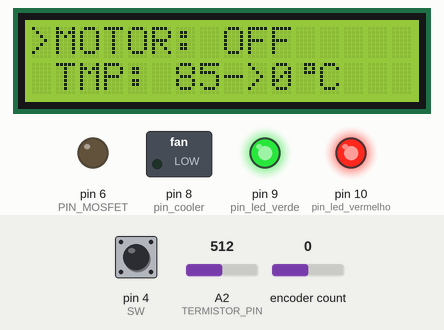
The sketch below on a simulated Arduino Uno, built with avr-gcc and run on an emulated ATmega328P. On the bench: 16×2 character LCD, switched loads named in the sketch (green lamp = pin HIGH), output pins drawn as LEDs (lit = HIGH). Inputs (shaded band) come from the test bench; at power-on: pin 4 (SW) HIGH, A2 (TERMISTOR_PIN) = 512, encoder count 0.

Above: at 2.6 s.
2.7 s: pin 4 (SW) pulled LOW for 1 s
At 4.8 s:
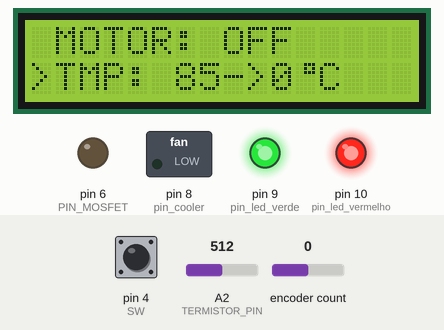
5.2 s: A2 (TERMISTOR_PIN) set to 415
At 6.5 s:
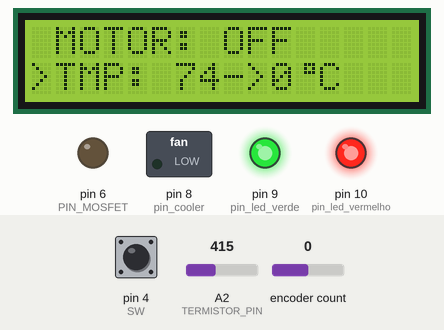
7.5 s: A2 (TERMISTOR_PIN) set to 394
At 9.2 s:
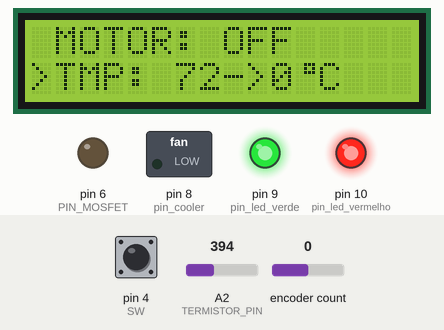
9.5 s: A2 (TERMISTOR_PIN) set to 317
At 10.8 s:
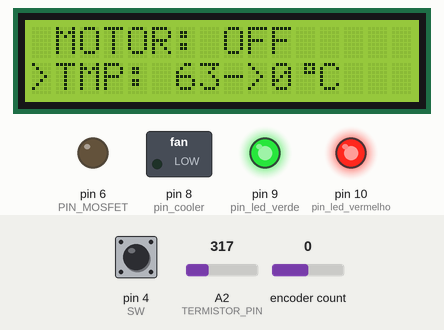
11.5 s: A2 (TERMISTOR_PIN) set to 299
At 12.3 s:
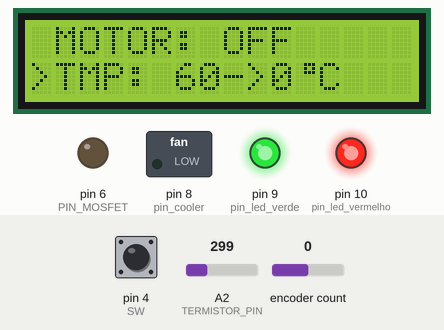
13.5 s: A2 (TERMISTOR_PIN) set to 141
At 14.8 s:
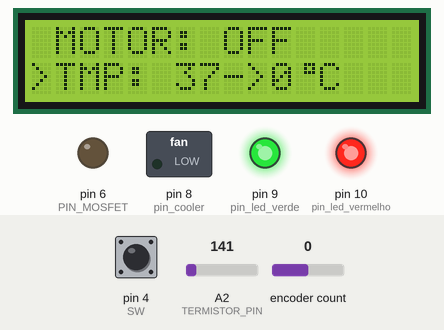
15.1 s: A2 (TERMISTOR_PIN) set to 125
Timing chart, 0 to 18.1 s (numbered marks = the images above; inputs shaded):
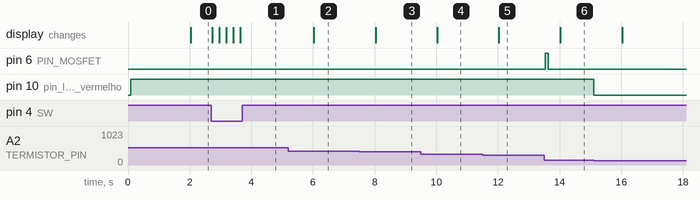

Measured:
- after the input at 2.7 s, the display: changes at once (image 1)
- after the input at 5.2 s, the display: changes after 0.83 s (image 2)
- after the input at 7.5 s, the display: changes after 0.53 s (image 3)
- after the input at 9.5 s, the display: changes after 0.53 s (image 4)
- after the input at 11.5 s, the display: changes after 0.53 s (image 5)
- after the input at 13.5 s, pin 6 (PIN_MOSFET): LOW → HIGH at once, → LOW 0.10 s later; the display: changes after 0.53 s (image 6)
- after the input at 15.1 s, pin 10 (pin_led_vermelho): HIGH → LOW at once

The sketch:

codigo.ino
```cpp
#include <hd44780.h>
#include <hd44780ioClass/hd44780_I2Cexp.h>
#include <Encoder.h>
#include <Stepper.h>
#include <PID_v1.h>

#define pin_cooler 8 // Define o pino do Relé responsável por acionar o cooler

//pino
#define CLK 2
#define DT 5
#define SW 4

#define passosPorRevolucao 240

bool mudandoVEL = true;
bool mudandoTEMP = false;
bool estadoMotor = false;

Encoder r(CLK, DT);
hd44780_I2Cexp lcd(0x27, 16, 2);
Stepper motor(passosPorRevolucao, 12, 13);

long posicao_atual_M = 0;
long posicao_antiga_M = 0;
int velocidade = 750;
int vel_inicial_motor = 400;
int intervalo_M = 1000;
long posicao_anterior_M = 0;
unsigned long tempo_anterior_M = 0;

long posicao_atual_E = 0;
long posicao_antiga_E = 0;
int temperatura = 0;
int temp_atual = 0;
int intervalo_E = 1000;
long posicao_anterior_E = 0;
unsigned long tempo_anterior_E = 0;

byte graus[8] = {
  B00111,
  B00101,
  B00111,
  B00000,
  B00000,
  B00000,
  B00000,
  B00000
};

// Definir o pino do termistor
#define TERMISTOR_PIN A2

// Definir os parâmetros do termistor
#define R0 70000 // resistência nominal do termistor em ohms
#define B 3977 // constante B do termistor em K
#define T0 298.15 // temperatura de referência em K (25°C)

// Definir a resistência do divisor de tensão em ohms
#define R_DIV 10000

// Definir o número de amostras para a média móvel
#define N_SAMPLES 10

// Define as variáveis para o sensor de temperatura e o elemento de aquecimento
#define PIN_MOSFET 6

// Define os parâmetros do controlador PID
#define KP 25
#define KI 14
#define KD 14

//PINOS DOS LEDS
#define pin_led_verde 9
#define pin_led_vermelho 10

double input, output, setpoint;
// Cria uma instância do controlador PID
PID myPID(&input, &output, &setpoint, KP, KI, KD, DIRECT);

unsigned long previousMillis = 0;  // Armazena o valor de millis() na última execução
const long interval = 2000;  // Intervalo desejado em milissegundos (2 segundos)

unsigned long lastEncoderChangeTime = 0;
unsigned long debounceDelay = 100; // Ajuste este valor conforme necessário

void setup() {
  Serial.begin(9600);
  lcd.init();
  lcd.createChar(0, graus);
  lcd.print("PROJETO FILLET");
  pinMode(SW, INPUT_PULLUP);

  // inicializa o sensor de temperatura e o elemento de aquecimento     pinMode(TERMISTOR_PIN, INPUT);
  pinMode(PIN_MOSFET, OUTPUT);

  // Ativa o controle do PID
  myPID.SetMode(AUTOMATIC);

  pinMode(pin_cooler, OUTPUT);

  pinMode(pin_led_verde, OUTPUT);
  digitalWrite(pin_led_verde, HIGH);
  pinMode(pin_led_vermelho, OUTPUT);
}

void loop() {
  unsigned long currentMillis = millis();  // Obtém o valor atual de millis()

  // Verifica se passaram 2 segundos desde a última execução
  if (currentMillis - previousMillis >= interval) {
    // Atualiza o visor
    if(mudandoVEL) {
      LCDVel();
    } else {
      LCDTemp();
    }
    // Atualiza o valor de previousMillis para o valor atual
    previousMillis = currentMillis;
  }

  int estadoDoBotao = digitalRead(SW);

  if (estadoDoBotao != 1) {
    // Define a temperatura desejada
    setpoint = temperatura;
    mudandoVEL = !mudandoVEL;
    mudandoTEMP = !mudandoTEMP;
    if(mudandoVEL) {
      LCDVel();
    } else {
      LCDTemp();
    }
    delay(200);
  }

  if (mudandoVEL && estadoDoBotao == 1) {
    posicao_atual_M = r.read();
    int limite_tolerancia = 40; // Ajuste esse valor de acordo com sua necessidade
    if (abs(posicao_atual_M - posicao_antiga_M) > limite_tolerancia) {
      velocidade = alterandoParametro(posicao_atual_M, posicao_antiga_M, velocidade, intervalo_M, 16, 1100);
      estadoMotor = !estadoMotor;
      LCDVel(); // Atualiza o display LCD somente quando a posição do encoder muda
    }
  } else {
    posicao_atual_E = r.read();
    if (posicao_atual_E != posicao_antiga_E) {
      temperatura = alterandoParametro(posicao_atual_E, posicao_antiga_E, temperatura, intervalo_E, 5, 300);
      LCDTemp(); // Atualiza o display LCD somente quando a posição do    encoder muda
    }
  }

  if(estadoMotor){
    motor.setSpeed(velocidade);
    motor.step(passosPorRevolucao);
    digitalWrite(pin_cooler, HIGH);
  } else {
    digitalWrite(pin_cooler, LOW);
  }

  int adc = analogRead(TERMISTOR_PIN);

  // Calcular a tensão no termistor em volts
  float v = adc * (5.0 / 1023.0);
  // Calcular a resistência do termistor em ohms
  float r = R_DIV * (5.0 / v - 1.0);
  // Calcular a temperatura do termistor em K usando a equação de Steinhart-Hart
  float t = 1.0 / (1.0 / T0 + log(r / R0) / B);
  // Converter a temperatura para °C
  float c = t - 273.15;
  // Aplicar uma média móvel para suavizar a leitura
  static float c_avg = c; // valor médio inicializado com a primeira leitura
  c_avg = (c_avg * (N_SAMPLES - 1) + c) / N_SAMPLES; // atualizar o valor médio com a nova leitura

  myPID.Compute();
  // Lê a temperatura atual do sensor
  temp_atual = c_avg + 10; // 10 é um ajuste para regular a temperatura
  input = temp_atual;

  // Output é o valor do PID
  analogWrite(PIN_MOSFET, output);

  if(temp_atual > 35) {
    digitalWrite(pin_led_vermelho, HIGH);
  } else {
    digitalWrite(pin_led_vermelho, LOW);
  }
}

void LCDVel() {
  lcd.clear();
  lcd.setCursor(0, 0);
  lcd.print(">MOTOR: ");
  lcd.print(estadoMotor ? "ON" : "OFF");
  lcd.setCursor(0, 1);
  lcd.print(" TMP: ");
  lcd.print(temp_atual);
  lcd.print("->");
  lcd.print(temperatura);
  lcd.write(byte(0));
  lcd.print("C");
}

void LCDTemp() {
  lcd.clear();
  lcd.setCursor(0, 0);
  lcd.print(" MOTOR: ");
  lcd.print(estadoMotor ? "ON" : "OFF");
  lcd.setCursor(0, 1);
  lcd.print(">TMP: ");
  lcd.print(temp_atual);
  lcd.print("->");
  lcd.print(temperatura);
  lcd.write(byte(0));
  lcd.print("C");
}

int alterandoParametro(long posicao_atual, long& posicao_anterior, int parametro, int& intervalo, int passo, int limite) {
  if (posicao_atual != posicao_anterior) {
    parametro = constrain(parametro - (posicao_atual > posicao_anterior ? passo : -passo), 0, limite);
    intervalo = 2000 / parametro;
    posicao_anterior = posicao_atual;
  }
  return parametro;
}
```
